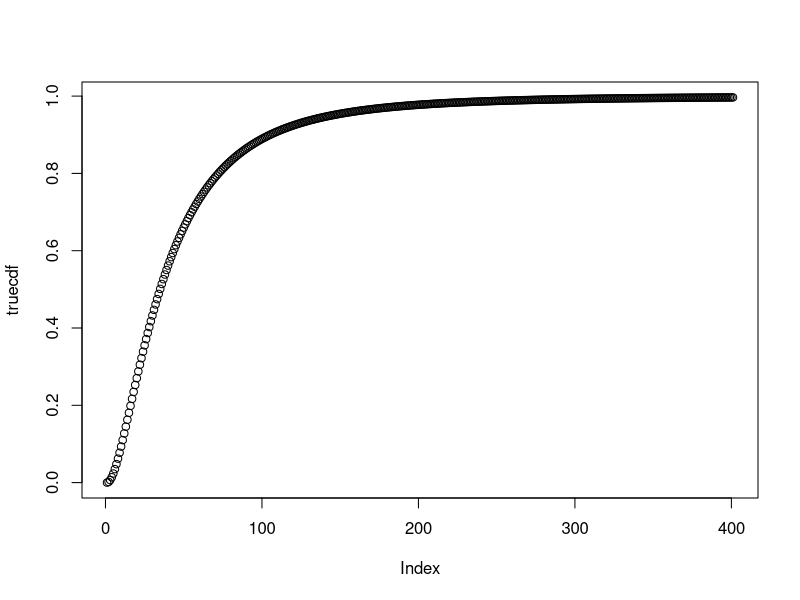
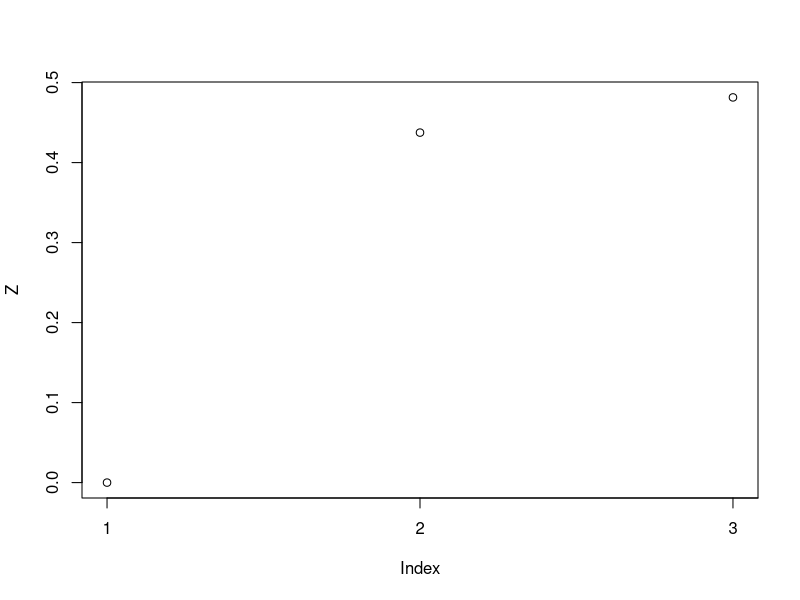

Source code (R) for these figures, in order:
rm(list=ls(all=TRUE))
# Pareto

dpareto = function(x, shape, scale = 1, log = FALSE) {
  if (shape <= 0) {
    stop("shape should be strictly positive.")
  }
  if (scale <= 0) {
    stop("scale should be strictly positive.")
  }
  d = ifelse(x >= scale, shape/scale*(scale/x)^(shape+1), 0)
  if (log) d = log(d)
  return(d)
}

ppareto = function(x, shape = 3, scale = 1, lower.tail = TRUE, log.p = FALSE) {
  if (shape <= 0) {
    stop("shape should be strictly positive.")
  }
  if (scale <= 0) {
    stop("scale should be strictly positive.")
  }
  p = ifelse(x >= scale, 1-(scale/x)^shape, 0)
  if (!lower.tail) p = 1-p
  if (log.p) p = log(p)
  return(p)
}
pts = seq(from=1,to=5,by=0.01)
truecdf =  ((2*(-1 + pts)*pts*(15 + 2*pts*(-15 - 5*pts + 4*pts^3 + 16*pts^5)))/(1 - 2*pts)^2 - 15*log(-1 + 2*pts))/(16*pts^6)
plot(truecdf)

qpareto = function(p, shape, scale = 1, lower.tail = TRUE, log.p = FALSE) {
  if (shape <= 0) {
    stop("shape should be strictly positive.")
  }
  if (scale <= 0) {
    stop("scale should be strictly positive.")
  }
  if (log.p) p = exp(p)
  if (!lower.tail) p = 1-p
  if (all(p >= 0 & p <= 1)) {
    return(scale*(1-p)^(-1/shape))
  } else {
    stop("p should be between 0 and 1.")
  }
}

rpareto = function(n = 10, shape = 3, scale = 1) {
  if (shape <= 0) {
    stop("shape should be strictly positive.")
  }
  if (scale <= 0) {
    stop("scale should be strictly positive.")
  }
  return(qpareto(runif(n), scale=scale, shape=shape))
}
n = sapply(c(1:3), rpareto)
print("Generating 3 samples of X and Y:")
print(n)

print("Show that the empirical CDF matches the exact CDF: See plots!")
Z = 0.5 * sapply(c(1:3), ppareto)
print(Z)
plot(Z, xaxt="n")
axis(1, at = seq(1, 5, by = 1), las=1)

print("E[Z]:")
Z <-- c(1, 1.5, 2)     #Took three average samples to use
p <-- c(0, 0.4375000, 0.4814815)
print(weighted.mean(Z,p))

print("Var[Z]:")
print(var(Z,p))
#TASK 1 ABOVE ^^^

#x = matrix(a,nrow=m,ncol=n) 
n = sapply(c(1:100), rpareto)
x = n[c(1:100)]     #How to put values into the MxN matrix?

